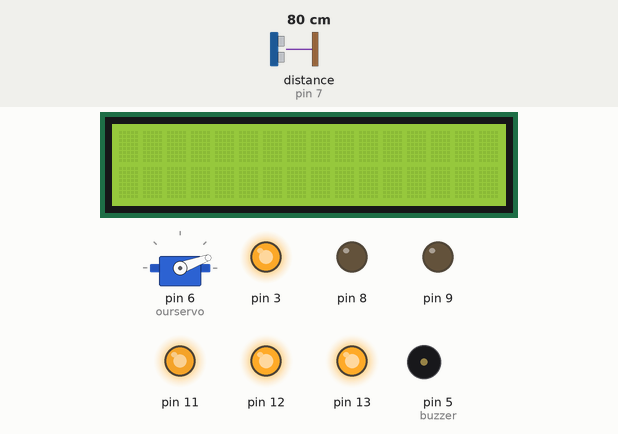
Simulated run of this sketch. Board: Arduino Uno, built with avr-gcc and run on an emulated ATmega328P. Parts: servo, 16×2 character LCD, output pins drawn as LEDs (lit = HIGH), buzzer (waves = sounding, pin HIGH). Inputs (shaded band) come from the test bench; at power-on: distance to the obstacle (sensor on pin 7) 80 cm. The echo pulse lasts 58.3 µs per cm; what the sketch prints to the serial monitor is not drawn.

Above: at 1.3 s.
1.4 s: distance to the obstacle (sensor on pin 7) set to 23 cm
3.2 s: distance to the obstacle (sensor on pin 7) set to 19 cm
At 6.5 s:
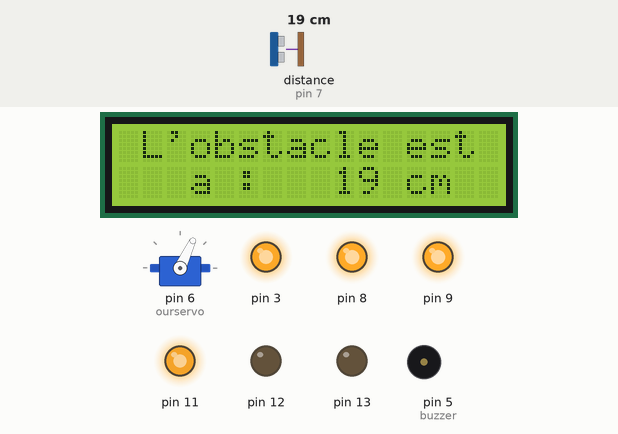
At 9.4 s:
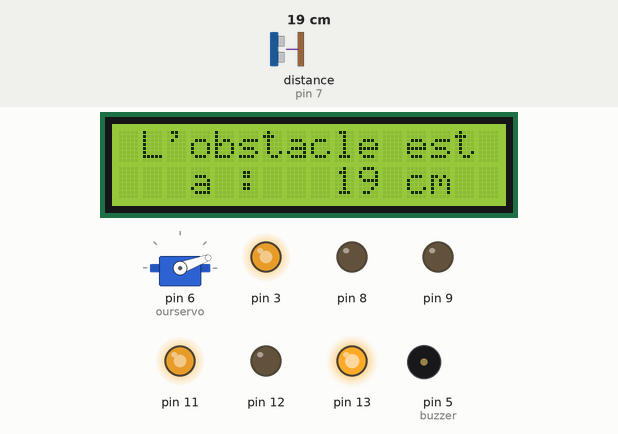
9.8 s: distance to the obstacle (sensor on pin 7) set to 35 cm
At 11.2 s:
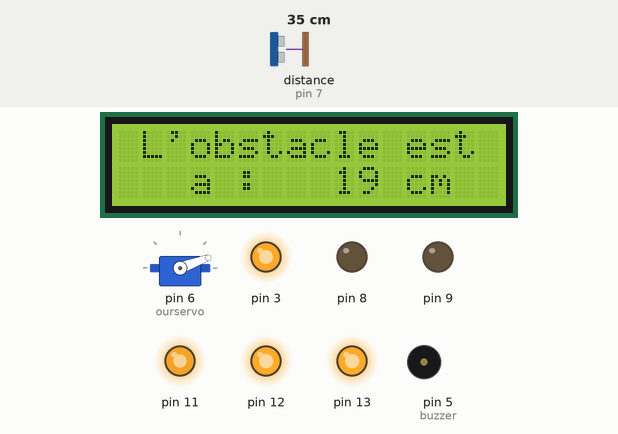
Timing chart, 0 to 12.8 s (numbered marks = the images above; inputs shaded):
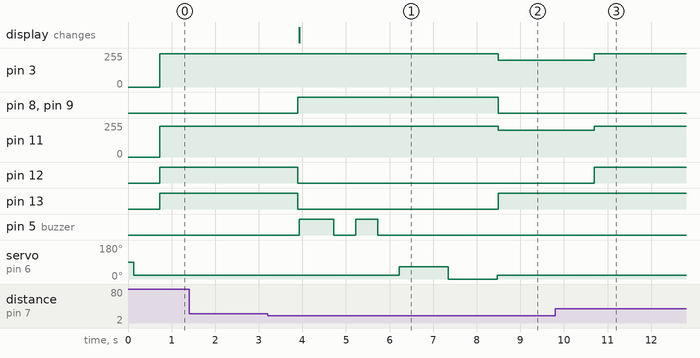

Measured:
- the behaviour switches between 21 and 20 cm on distance to the obstacle (sensor on pin 7) (found by bisection; images 0 and 1)
- after the input at 1.4 s, every drawn part: stays the same
- after the input at 3.2 s, pin 3: 250/255 → 200/255 after 5.3 s; pin 8, pin 9: LOW → HIGH after 0.70 s, → LOW 4.6 s later; pin 11: 230/255 → 200/255 after 5.3 s; pin 12: HIGH → LOW after 0.70 s; pin 13: HIGH → LOW after 0.70 s, → HIGH 4.6 s later; the display: changes after 0.72 s (image 1)
- after the input at 9.8 s, pin 3: 200/255 → 250/255 after 0.89 s; pin 8, pin 9: stays LOW (without the input it goes to HIGH after 0.89 s); pin 11: 200/255 → 230/255 after 0.89 s; pin 12: LOW → HIGH after 0.89 s; pin 13: stays HIGH (without the input it goes to LOW after 0.89 s)

The sketch:

ObstacleAvoid.ino
```cpp
//bibliothèques utilisées //
#include <NewPing.h>
#include <Servo.h>
#include <Wire.h>
#include <LiquidCrystal_I2C.h>

LiquidCrystal_I2C lcd(0x3F,16,2);
Servo ourservo;  //servo
int dis_F,dis_R,dis_L; //distances
const int buzzer = 5; //buzzer to arduino pin 5 //

#define maximum_distance 200
NewPing sonar(10, 7,maximum_distance);//sensor function Trig Echo//
void setup(){
  pinMode(12, OUTPUT);
  pinMode(9, OUTPUT);
  pinMode(13, OUTPUT);
  pinMode(8, OUTPUT);
  pinMode(buzzer, OUTPUT);
  ourservo.attach(6);
  Serial.begin(9600);
// initialiser LCD //
  lcd.init();
  lcd.init();
  lcd.backlight();
}
void loop(){
   ourservo.write(20);
  dis_F = readPing();
  delay(100);
  Serial.println("Distance For :");
  Serial.println(dis_F);           //Afficher la distance pour le teste
  if (dis_F <= 20){
	moveStop();
	affi();
	br();
	ourservo.write(65);
	delay(20);
	dis_L = readPing();
	delay(100);
	Serial.println("Distance Left :");
	Serial.println(dis_L);
	delay(500);
	ourservo.write(-65);
	delay(20);
	dis_R = readPing();
	delay(100);
	Serial.println("Distance Right :");
	Serial.println(dis_R);
	delay(500);
	ourservo.write(20);
	delay(20);
	if(dis_L > dis_R){
  	moveLeft();
  	delay(1600);
  	}else if(dis_L < dis_R){
      	moveRight();
      	delay(1600);
    	}else{
        	moveRight();
        	delay(1600);
      	}
  }
  else if (dis_F >20){
	moveForward();
	delay(30);
  }

}
//fonction de lecture de distance (retourner la distance en cm)//
int readPing(){
  delay(500);
  int cm;
  cm = sonar.ping_cm();
  if(cm==0){
  	cm = 255;
	}
  return cm;
}
//fonction d'affichage en LCD//
void affi(){
  lcd.clear();
  lcd.setCursor(1,0);
  lcd.print("L'obstacle est");
  lcd.setCursor(3,1);
  lcd.print("a :");
  lcd.setCursor(9,1);
  lcd.print(dis_F);
  lcd.setCursor(12,1);
  lcd.print("cm");
  }

//fonction buzzer//
void br(){
  digitalWrite(buzzer,HIGH);
  delay(800);
  digitalWrite(buzzer,LOW);
  delay(500);
  digitalWrite(buzzer,HIGH);
  delay(500);
  digitalWrite(buzzer,LOW);
  delay(500);
  }

//fonctions de mobilisation//
////////////fonction pour faire arrêter le robot////////////////
void moveStop(){
  digitalWrite(12, LOW);
  digitalWrite(9, HIGH);
  digitalWrite(13, LOW);
  digitalWrite(8, HIGH);
}

////////////fonction pour avancer ////////////////
void moveForward(){
  digitalWrite(12, HIGH);
  digitalWrite(13, HIGH);
  digitalWrite(9, LOW);
  digitalWrite(8, LOW);
  analogWrite(11, 230); //right
  analogWrite(3, 250);
}
////////////fonction pour reculer ////////////////
void moveBackward(){
  digitalWrite(9, HIGH);
  digitalWrite(8, HIGH);
  digitalWrite(12, LOW);
  digitalWrite(13, LOW);
  analogWrite(11, 127);
  analogWrite(3, 127);
}
////////////fonction pour tourner à droite ////////////////
void moveRight(){
  digitalWrite(12, LOW);
  digitalWrite(9, LOW);
  digitalWrite(13, HIGH);
  digitalWrite(8, LOW);
  analogWrite(11, 200);
  analogWrite(3, 200);
}
////////////fonction pour tourner à gauche ////////////////
void moveLeft(){
  digitalWrite(12, HIGH);
  digitalWrite(9, LOW);
  digitalWrite(13, LOW);
  digitalWrite(8, LOW);
  analogWrite(11, 200);
  analogWrite(3, 200);
}
```
